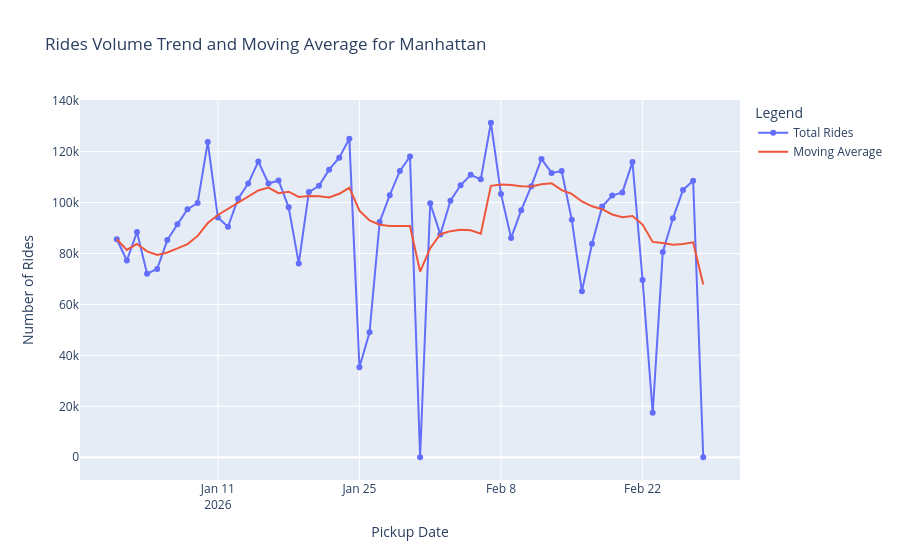

Notebook code for this chart:
### Code cell
question = "Can you show rides volume trend and moving average for manhattan"
output_df = query_to_sql_to_chart(question ,DATABASE_PATH)
